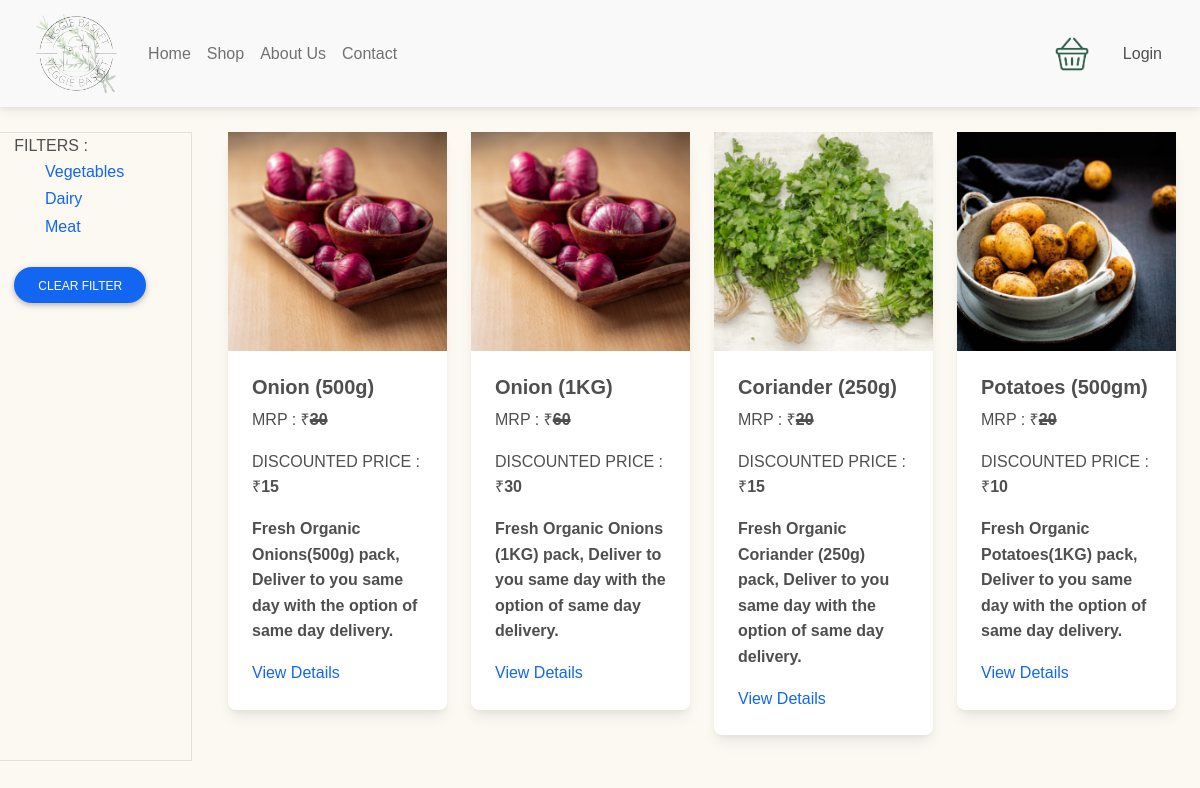
/filtered_shop.php?cid=1, run on the app's committed database.
### tables this page shows
CREATE TABLE `category` (
  `cid` int(11) NOT NULL AUTO_INCREMENT,
  `cname` varchar(30) NOT NULL,
  PRIMARY KEY (`cid`)
);

CREATE TABLE `tblproduct` (
  `pid` int(11) NOT NULL AUTO_INCREMENT,
  `cid` int(11) NOT NULL,
  `pname` varchar(30) NOT NULL,
  `pprice` int(11) NOT NULL,
  `disc_price` int(11) NOT NULL,
  `pdescp` text NOT NULL,
  `stock` int(11) NOT NULL,
  `pimage` varchar(200) NOT NULL,
  PRIMARY KEY (`pid`)
);

### filtered_shop.php (the view, shortened to what this page needs)
<!DOCTYPE html>
<html>
<head>
	<?php require "head.php" ?>
</head>
<body>
<?php require "header.php";
?>
<br>
<div class="row">
	<div class="col-md-2 border">
		&nbsp&nbsp FILTERS :
		<?php
			$cq = mysqli_query($con,"select * from category");
			while($cr=mysqli_fetch_array($cq)){
		?>
		<div class="form-check" style="margin-left:20px;">
  <a href="filtered_shop.php?cid=<?=$cr['cid']?>"><?php echo $cr['cname']?></a>
</div>
<?php } ?><br>&nbsp&nbsp
	<a href="shop.php" class="btn btn-primary btn-rounded">CLEAR FILTER</a>
	</div>
	<div class="col-md-10">
	<div class="container-sm">
		<div class="row">
			<?php
$q=mysqli_query($con,"select * from tblproduct where cid=".$_GET['cid']);
while ($r=mysqli_fetch_array($q)) {
	?>
			<div class="col-md-3">
		<div class="card">
			<?php echo "<img src='admin/images/".$r['pimage']."' >"; ?>
			<form method="GET">
  <div class="card-body">
    <h5 class="card-title">	<b><?php echo $r["pname"];?></b></h5>
    <p class="card-text">MRP : ₹<b><strike style="text-decoration-thickness: 3px;"><?php echo $r["pprice"];?></strike></b></p>
    <p class="card-text">DISCOUNTED PRICE : ₹<b><?php echo $r["disc_price"];?></b></p>
    <p class="card-text"><b><?php echo $r["pdescp"];?></b></p>
   <a href="viewdetails.php?pid=<?=$r['pid']?>">View Details</a>
  </form>
  </div>
</div>
<br>
</div>
<?php } ?>
<br>
</body>
</html>

### data on the page
category: cname "Vegetables"
category: cname "Dairy"
category: cname "Meat"
tblproduct: pimage (picture), pname "Onion (500g)", pprice "30", disc_price "15", pdescp "Fresh Organic Onions(500g) pack, Deliver to you same day with the option of same day delivery."
tblproduct: pimage (picture), pname "Onion (1KG)", pprice "60", disc_price "30", pdescp "Fresh Organic Onions (1KG) pack, Deliver to you same day with the option of same day delivery."
tblproduct: pimage (picture), pname "Coriander (250g)", pprice "20", disc_price "15", pdescp "Fresh Organic Coriander (250g) pack, Deliver to you same day with the option of same day delivery."
tblproduct: pimage (picture), pname "Potatoes (500gm)", pprice "20", disc_price "10", pdescp "Fresh Organic Potatoes(1KG) pack, Deliver to you same day with the option of same day delivery."
